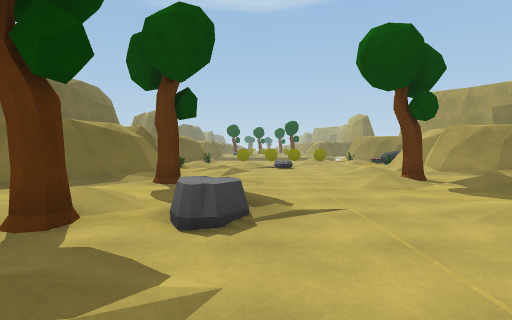
View 1 (above)

14 first-person views from a walk through a Unity game level. The camera is 1.3 m above the floor, tilts 2° down and sees 75° across. The floor is counted in squares, 2 m on a side. Each view is taken from the middle of a square. On the plan, view 1 faces up. The plan holds only what a view shows up to about 10 squares ahead; the rest is blank. The place goes on beyond the plan.

View 2
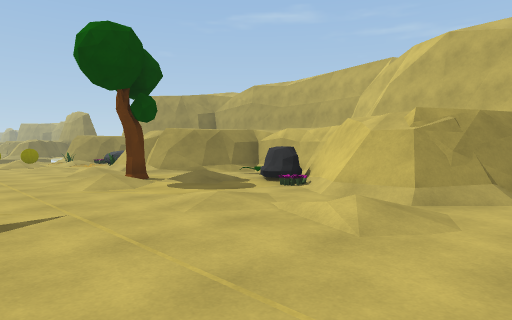

View 3
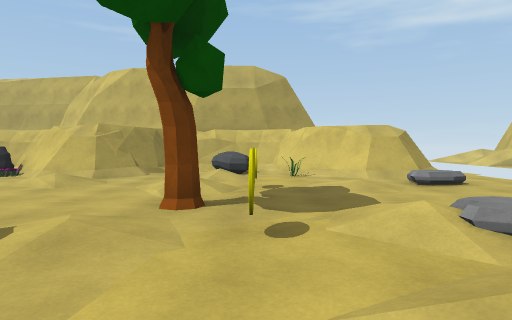

View 4
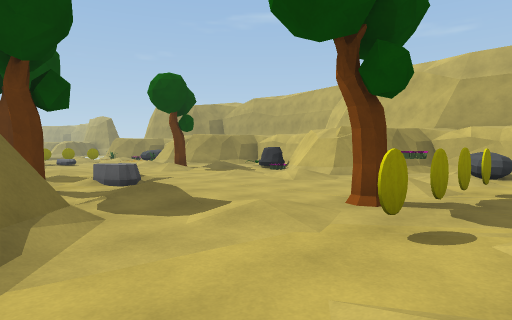

View 5
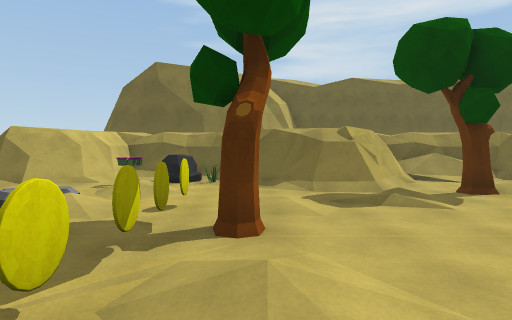

View 6
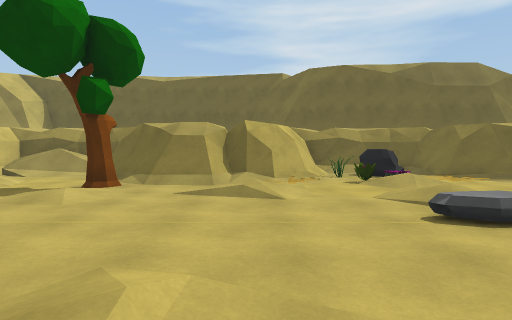

View 7
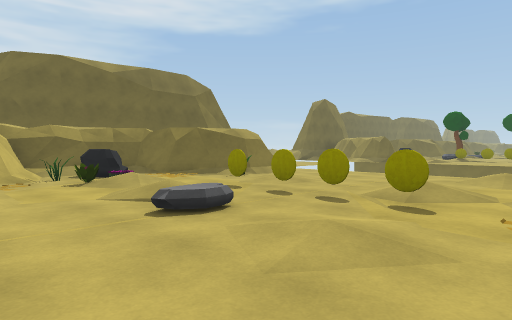

View 8
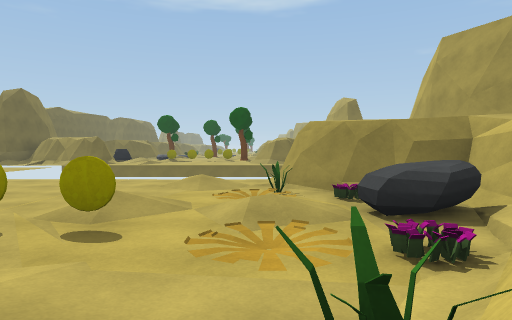

View 9
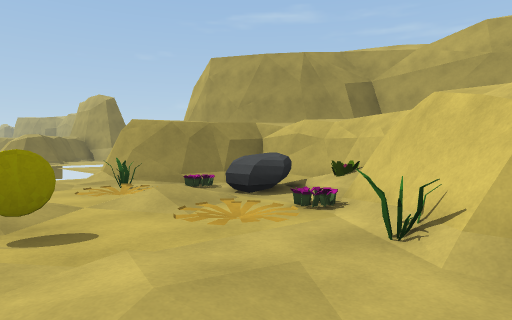

View 10
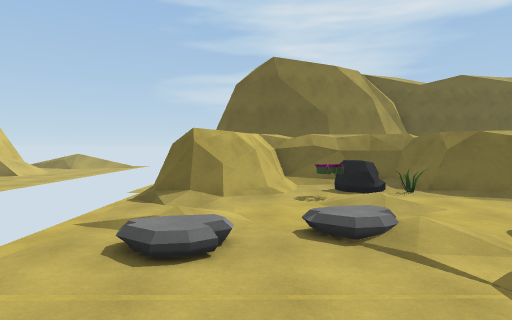

View 11
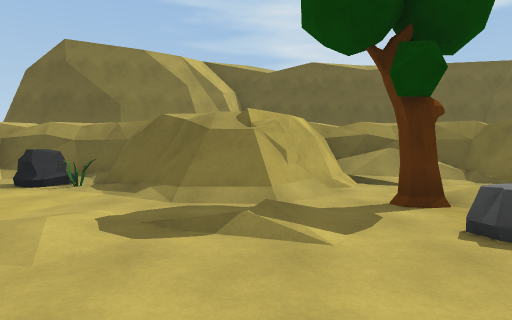

View 12
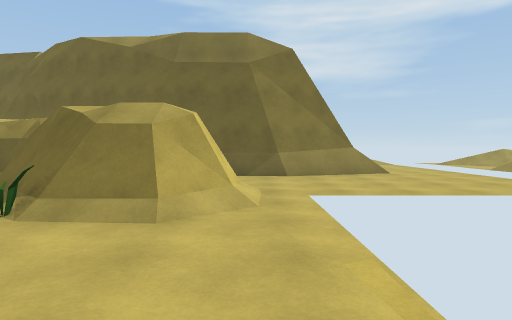

View 13
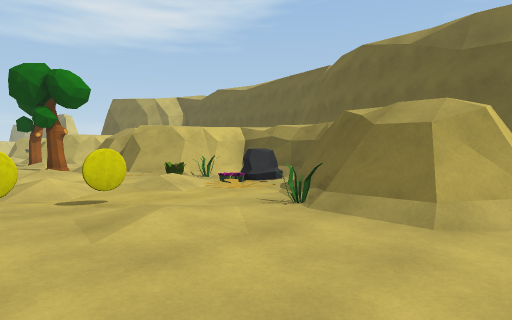

View 14
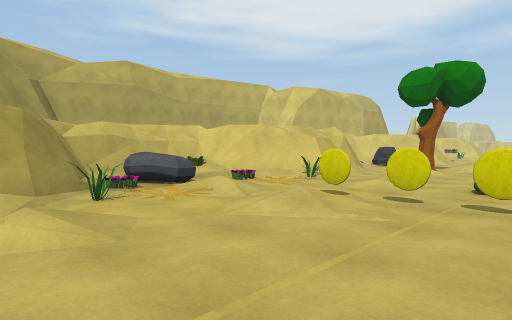

### Floor plan
Key: @ floor where view 1 was taken; # wall or solid block; . main floor; : floor 0.25 m higher than the main floor; + floor 0.5 m higher than the main floor; / step, stairs or slope; ^ raised ledge; T tree; R rock; P plant; O other object.
Columns run from 9 left of view 1 to 7 right of it. Each row starts with its distance up from view 1.
 22 .....
 21 ......
 20   /...
 19  ##...
 18   #...
 17   #.../.......#
 16   #  ##/....:.##
 15      ##O....OPP##
 14     ###....:.:.R#
 13     #/P........P#
 12    ##RP/.....PP##
 11    ##OP...+..O##
 10     ##/O...../#
  9      ##.:...:.#
  8       #/....:.###
  7      ##/....T../#
  6     ##/T...:.:.O#
  5    ##.........R.#
  4    ^^..:./....P##
  3    #^#.T.R....##
  2    ####.....:/##
  1       #/:...:.###
  0      ##/.@....P/#
 -1     ##/...T:.:.R#
 -2     #O..........#
 -3     #R.:./....O##
 -4     #.P.//....##
 -5     ###../..//#
 -6       #.:/../.#
 -7       #.... ...

Positions as (right, up) in squares from view 1, and headings:
1: (0, 0), facing up
2: (0, 0), facing up-right
3: (-3, -2), facing right
4: (-3, -3), facing up-right
5: (4, -1), facing left
6: (4, 9), facing left
7: (4, 9), facing up-left
8: (4, 10), facing up
9: (2, 10), facing up-right
10: (3, -5), facing left
11: (2, 1), facing left
12: (1, 17), facing left
13: (1, 17), facing down-left
14: (0, 17), facing down-right
